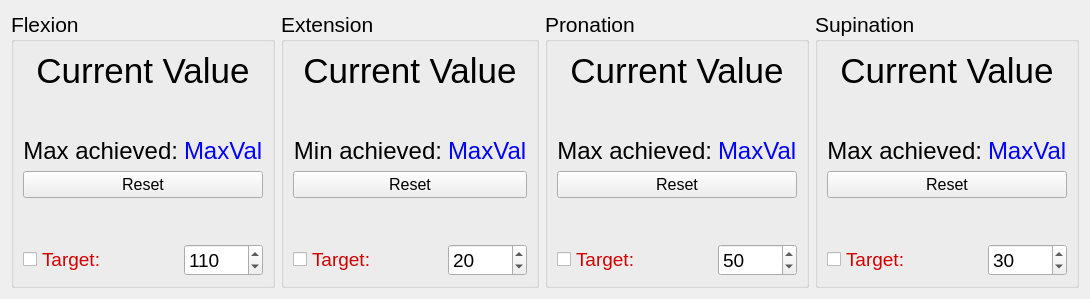
     <widget class="QWidget" name="tab1">
      <attribute name="title">
       <string>Elbow</string>
      </attribute>
      <layout class="QHBoxLayout" name="horizontalLayout">
       <item>
        <widget class="QGroupBox" name="el_flex_groupBox">
         <property name="font">
          <font>
           <pointsize>16</pointsize>
          </font>
         </property>
         <property name="title">
          <string>Flexion</string>
         </property>
         <layout class="QGridLayout" name="gridLayout_2">
          <item row="0" column="0" colspan="2">
           <widget class="QLabel" name="el_flex_value">
            <property name="font">
             <font>
              <pointsize>26</pointsize>
             </font>
            </property>
            <property name="text">
             <string>Current Value</string>
            </property>
            <property name="alignment">
             <set>Qt::AlignCenter</set>
            </property>
           </widget>
          </item>
          <item row="5" column="1">
           <widget class="QSpinBox" name="el_flex_target_spinBox">
            <property name="font">
             <font>
              <pointsize>14</pointsize>
             </font>
            </property>
            <property name="maximum">
             <number>180</number>
            </property>
            <property name="singleStep">
             <number>10</number>
            </property>
            <property name="value">
             <number>110</number>
            </property>
           </widget>
          </item>
          <item row="3" column="0" colspan="2">
           <widget class="QPushButton" name="el_flex_reset_pushButton">
            <property name="font">
             <font>
              <pointsize>12</pointsize>
             </font>
            </property>
            <property name="text">
             <string>Reset</string>
            </property>
           </widget>
          </item>
          <item row="1" column="0">
           <spacer name="verticalSpacer_2">
            <property name="orientation">
             <enum>Qt::Vertical</enum>
            </property>
            <property name="sizeHint" stdset="0">
             <size>
              <width>20</width>
              <height>40</height>
             </size>
            </property>
           </spacer>
          </item>
          <item row="2" column="1">
           <widget class="QLabel" name="el_flex_max_value">
            <property name="palette">
             <palette>
              <active>
               <colorrole role="WindowText">
                <brush brushstyle="SolidPattern">
                 <color alpha="255">
                  <red>0</red>
                  <green>0</green>
                  <blue>255</blue>
                 </color>
                </brush>
               </colorrole>
              </active>
              <inactive>
               <colorrole role="WindowText">
                <brush brushstyle="SolidPattern">
                 <color alpha="255">
                  <red>0</red>
                  <green>0</green>
                  <blue>255</blue>
                 </color>
                </brush>
               </colorrole>
              </inactive>
              <disabled>
               <colorrole role="WindowText">
                <brush brushstyle="SolidPattern">
                 <color alpha="255">
                  <red>120</red>
                  <green>120</green>
                  <blue>120</blue>
                 </color>
                </brush>
               </colorrole>
              </disabled>
             </palette>
            </property>
            <property name="font">
             <font>
              <pointsize>18</pointsize>
             </font>
            </property>
            <property name="text">
             <string>MaxVal</string>
            </property>
           </widget>
          </item>
          <item row="4" column="0">
           <spacer name="verticalSpacer">
            <property name="orientation">
             <enum>Qt::Vertical</enum>
            </property>
            <property name="sizeHint" stdset="0">
             <size>
              <width>20</width>
              <height>40</height>
             </size>
            </property>
           </spacer>
          </item>
          <item row="2" column="0">
           <widget class="QLabel" name="el_flex_max_label">
            <property name="font">
             <font>
              <pointsize>18</pointsize>
             </font>
            </property>
            <property name="text">
             <string>Max achieved:</string>
            </property>
            <property name="alignment">
             <set>Qt::AlignRight|Qt::AlignTrailing|Qt::AlignVCenter</set>
            </property>
           </widget>
          </item>
          <item row="5" column="0">
           <widget class="QCheckBox" name="el_flex_checkBox">
            <property name="palette">
             <palette>
              <active>
               <colorrole role="WindowText">
                <brush brushstyle="SolidPattern">
                 <color alpha="255">
                  <red>211</red>
                  <green>0</green>
                  <blue>0</blue>
                 </color>
                </brush>
               </colorrole>
              </active>
              <inactive>
               <colorrole role="WindowText">
                <brush brushstyle="SolidPattern">
                 <color alpha="255">
                  <red>211</red>
                  <green>0</green>
                  <blue>0</blue>
                 </color>
                </brush>
               </colorrole>
              </inactive>
              <disabled>
               <colorrole role="WindowText">
                <brush brushstyle="SolidPattern">
                 <color alpha="255">
                  <red>120</red>
                  <green>120</green>
                  <blue>120</blue>
                 </color>
                </brush>
               </colorrole>
              </disabled>
             </palette>
            </property>
            <property name="font">
             <font>
              <pointsize>14</pointsize>
             </font>
            </property>
            <property name="toolTip">
             <string>Include target line?</string>
            </property>
            <property name="layoutDirection">
             <enum>Qt::LeftToRight</enum>
            </property>
            <property name="text">
             <string>Target:</string>
            </property>
            <property name="checked">
             <bool>false</bool>
            </property>
           </widget>
          </item>
         </layout>
        </widget>
       </item>
       <item>
        <widget class="QGroupBox" name="el_ext_groupBox">
         <property name="font">
          <font>
           <pointsize>16</pointsize>
          </font>
         </property>
         <property name="title">
          <string>Extension</string>
         </property>
         <layout class="QGridLayout" name="gridLayout_3">
          <item row="4" column="0">
           <spacer name="verticalSpacer_3">
            <property name="orientation">
             <enum>Qt::Vertical</enum>
            </property>
            <property name="sizeHint" stdset="0">
             <size>
              <width>20</width>
              <height>40</height>
             </size>
            </property>
           </spacer>
          </item>
          <item row="1" column="0">
           <spacer name="verticalSpacer_4">
            <property name="orientation">
             <enum>Qt::Vertical</enum>
            </property>
            <property name="sizeHint" stdset="0">
             <size>
              <width>20</width>
              <height>40</height>
             </size>
            </property>
           </spacer>
          </item>
          <item row="5" column="1">
           <widget class="QSpinBox" name="el_ext_target_spinBox">
            <property name="font">
             <font>
              <pointsize>14</pointsize>
             </font>
            </property>
            <property name="maximum">
             <number>180</number>
            </property>
            <property name="singleStep">
             <number>10</number>
            </property>
            <property name="value">
             <number>20</number>
            </property>
           </widget>
          </item>
          <item row="2" column="0">
           <widget class="QLabel" name="el_ext_max_label">
            <property name="font">
             <font>
              <pointsize>18</pointsize>
             </font>
            </property>
            <property name="text">
             <string>Min achieved:</string>
            </property>
            <property name="alignment">
             <set>Qt::AlignRight|Qt::AlignTrailing|Qt::AlignVCenter</set>
            </property>
           </widget>
          </item>
          <item row="2" column="1">
           <widget class="QLabel" name="el_ext_max_value">
            <property name="palette">
             <palette>
              <active>
               <colorrole role="WindowText">
                <brush brushstyle="SolidPattern">
                 <color alpha="255">
                  <red>0</red>
                  <green>0</green>
                  <blue>255</blue>
                 </color>
                </brush>
               </colorrole>
              </active>
              <inactive>
               <colorrole role="WindowText">
                <brush brushstyle="SolidPattern">
                 <color alpha="255">
                  <red>0</red>
                  <green>0</green>
                  <blue>255</blue>
                 </color>
                </brush>
               </colorrole>
              </inactive>
              <disabled>
               <colorrole role="WindowText">
                <brush brushstyle="SolidPattern">
                 <color alpha="255">
                  <red>120</red>
                  <green>120</green>
                  <blue>120</blue>
                 </color>
                </brush>
               </colorrole>
              </disabled>
             </palette>
            </property>
            <property name="font">
             <font>
              <pointsize>18</pointsize>
             </font>
            </property>
            <property name="text">
             <string>MaxVal</string>
            </property>
           </widget>
          </item>
          <item row="0" column="0" colspan="2">
           <widget class="QLabel" name="el_ext_value">
            <property name="font">
             <font>
              <pointsize>26</pointsize>
             </font>
            </property>
            <property name="text">
             <string>Current Value</string>
            </property>
            <property name="alignment">
             <set>Qt::AlignCenter</set>
            </property>
           </widget>
          </item>
          <item row="3" column="0" colspan="2">
           <widget class="QPushButton" name="el_ext_reset_pushButton">
            <property name="font">
             <font>
              <pointsize>12</pointsize>
             </font>
            </property>
            <property name="text">
             <string>Reset</string>
            </property>
           </widget>
          </item>
          <item row="5" column="0">
           <widget class="QCheckBox" name="el_ext_checkBox">
            <property name="palette">
             <palette>
              <active>
               <colorrole role="WindowText">
                <brush brushstyle="SolidPattern">
                 <color alpha="255">
                  <red>211</red>
                  <green>0</green>
                  <blue>0</blue>
                 </color>
                </brush>
               </colorrole>
              </active>
              <inactive>
               <colorrole role="WindowText">
                <brush brushstyle="SolidPattern">
                 <color alpha="255">
                  <red>211</red>
                  <green>0</green>
                  <blue>0</blue>
                 </color>
                </brush>
               </colorrole>
              </inactive>
              <disabled>
               <colorrole role="WindowText">
                <brush brushstyle="SolidPattern">
                 <color alpha="255">
                  <red>120</red>
                  <green>120</green>
                  <blue>120</blue>
                 </color>
                </brush>
               </colorrole>
              </disabled>
             </palette>
            </property>
            <property name="font">
             <font>
              <pointsize>14</pointsize>
             </font>
            </property>
            <property name="toolTip">
             <string>Include target line?</string>
            </property>
            <property name="layoutDirection">
             <enum>Qt::LeftToRight</enum>
            </property>
            <property name="text">
             <string>Target:</string>
            </property>
            <property name="checked">
             <bool>false</bool>
            </property>
           </widget>
          </item>
         </layout>
        </widget>
       </item>
       <item>
        <widget class="QGroupBox" name="el_pro_groupBox">
         <property name="font">
          <font>
           <pointsize>16</pointsize>
          </font>
         </property>
         <property name="title">
          <string>Pronation</string>
         </property>
         <layout class="QGridLayout" name="gridLayout_5">
          <item row="2" column="0">
           <widget class="QLabel" name="el_pro_max_label">
            <property name="font">
             <font>
              <pointsize>18</pointsize>
             </font>
            </property>
            <property name="text">
             <string>Max achieved:</string>
            </property>
            <property name="alignment">
             <set>Qt::AlignRight|Qt::AlignTrailing|Qt::AlignVCenter</set>
            </property>
           </widget>
          </item>
          <item row="0" column="0" colspan="2">
           <widget class="QLabel" name="el_pro_value">
            <property name="font">
             <font>
              <pointsize>26</pointsize>
             </font>
            </property>
            <property name="text">
             <string>Current Value</string>
            </property>
            <property name="alignment">
             <set>Qt::AlignCenter</set>
            </property>
           </widget>
          </item>
          <item row="4" column="0">
           <spacer name="verticalSpacer_7">
            <property name="orientation">
             <enum>Qt::Vertical</enum>
            </property>
            <property name="sizeHint" stdset="0">
             <size>
              <width>20</width>
              <height>40</height>
             </size>
            </property>
           </spacer>
          </item>
          <item row="5" column="1">
           <widget class="QSpinBox" name="el_pro_target_spinBox">
            <property name="font">
             <font>
              <pointsize>14</pointsize>
             </font>
            </property>
            <property name="maximum">
             <number>180</number>
            </property>
            <property name="singleStep">
             <number>10</number>
            </property>
            <property name="value">
             <number>50</number>
            </property>
           </widget>
          </item>
          <item row="1" column="0">
           <spacer name="verticalSpacer_8">
            <property name="orientation">
             <enum>Qt::Vertical</enum>
            </property>
            <property name="sizeHint" stdset="0">
             <size>
              <width>20</width>
              <height>40</height>
             </size>
            </property>
           </spacer>
          </item>
          <item row="3" column="0" colspan="2">
           <widget class="QPushButton" name="el_pro_reset_pushButton">
            <property name="font">
             <font>
              <pointsize>12</pointsize>
             </font>
            </property>
            <property name="text">
             <string>Reset</string>
            </property>
           </widget>
          </item>
          <item row="2" column="1">
           <widget class="QLabel" name="el_pro_max_value">
            <property name="palette">
             <palette>
              <active>
               <colorrole role="WindowText">
                <brush brushstyle="SolidPattern">
                 <color alpha="255">
                  <red>0</red>
                  <green>0</green>
                  <blue>255</blue>
                 </color>
                </brush>
               </colorrole>
              </active>
              <inactive>
               <colorrole role="WindowText">
                <brush brushstyle="SolidPattern">
                 <color alpha="255">
                  <red>0</red>
                  <green>0</green>
                  <blue>255</blue>
                 </color>
                </brush>
               </colorrole>
              </inactive>
              <disabled>
               <colorrole role="WindowText">
                <brush brushstyle="SolidPattern">
                 <color alpha="255">
                  <red>120</red>
                  <green>120</green>
                  <blue>120</blue>
                 </color>
                </brush>
               </colorrole>
              </disabled>
             </palette>
            </property>
            <property name="font">
             <font>
              <pointsize>18</pointsize>
             </font>
            </property>
            <property name="text">
             <string>MaxVal</string>
            </property>
           </widget>
          </item>
          <item row="5" column="0">
           <widget class="QCheckBox" name="el_pro_checkBox">
            <property name="palette">
             <palette>
              <active>
               <colorrole role="WindowText">
                <brush brushstyle="SolidPattern">
                 <color alpha="255">
                  <red>211</red>
                  <green>0</green>
                  <blue>0</blue>
                 </color>
                </brush>
               </colorrole>
              </active>
              <inactive>
               <colorrole role="WindowText">
                <brush brushstyle="SolidPattern">
                 <color alpha="255">
                  <red>211</red>
                  <green>0</green>
                  <blue>0</blue>
                 </color>
                </brush>
               </colorrole>
              </inactive>
              <disabled>
               <colorrole role="WindowText">
                <brush brushstyle="SolidPattern">
                 <color alpha="255">
                  <red>120</red>
                  <green>120</green>
                  <blue>120</blue>
                 </color>
                </brush>
               </colorrole>
              </disabled>
             </palette>
            </property>
            <property name="font">
             <font>
              <pointsize>14</pointsize>
             </font>
            </property>
            <property name="toolTip">
             <string>Include target line?</string>
            </property>
            <property name="layoutDirection">
             <enum>Qt::LeftToRight</enum>
            </property>
            <property name="text">
             <string>Target:</string>
            </property>
            <property name="checked">
             <bool>false</bool>
            </property>
           </widget>
          </item>
         </layout>
        </widget>
       </item>
       <item>
        <widget class="QGroupBox" name="el_sup_groupBox">
         <property name="font">
          <font>
           <pointsize>16</pointsize>
          </font>
         </property>
         <property name="title">
          <string>Supination</string>
         </property>
         <layout class="QGridLayout" name="gridLayout_6">
          <item row="1" column="0">
           <spacer name="verticalSpacer_10">
            <property name="orientation">
             <enum>Qt::Vertical</enum>
            </property>
            <property name="sizeHint" stdset="0">
             <size>
              <width>20</width>
              <height>40</height>
             </size>
            </property>
           </spacer>
          </item>
          <item row="4" column="0">
           <spacer name="verticalSpacer_9">
            <property name="orientation">
             <enum>Qt::Vertical</enum>
            </property>
            <property name="sizeHint" stdset="0">
             <size>
              <width>20</width>
              <height>40</height>
             </size>
            </property>
           </spacer>
          </item>
          <item row="0" column="0" colspan="2">
           <widget class="QLabel" name="el_sup_value">
            <property name="font">
             <font>
              <pointsize>26</pointsize>
             </font>
            </property>
            <property name="text">
             <string>Current Value</string>
            </property>
            <property name="alignment">
             <set>Qt::AlignCenter</set>
            </property>
           </widget>
          </item>
          <item row="3" column="0" colspan="2">
           <widget class="QPushButton" name="el_sup_reset_pushButton">
            <property name="font">
             <font>
              <pointsize>12</pointsize>
             </font>
            </property>
            <property name="text">
             <string>Reset</string>
            </property>
           </widget>
          </item>
          <item row="2" column="0">
           <widget class="QLabel" name="el_sup_max_label">
            <property name="font">
             <font>
              <pointsize>18</pointsize>
             </font>
            </property>
            <property name="text">
             <string>Max achieved:</string>
            </property>
            <property name="alignment">
             <set>Qt::AlignRight|Qt::AlignTrailing|Qt::AlignVCenter</set>
            </property>
           </widget>
          </item>
          <item row="5" column="1">
           <widget class="QSpinBox" name="el_sup_target_spinBox">
            <property name="font">
             <font>
              <pointsize>14</pointsize>
             </font>
            </property>
            <property name="maximum">
             <number>180</number>
            </property>
            <property name="singleStep">
             <number>10</number>
            </property>
            <property name="value">
             <number>30</number>
            </property>
           </widget>
          </item>
          <item row="2" column="1">
           <widget class="QLabel" name="el_sup_max_value">
            <property name="palette">
             <palette>
              <active>
               <colorrole role="WindowText">
                <brush brushstyle="SolidPattern">
                 <color alpha="255">
                  <red>0</red>
                  <green>0</green>
                  <blue>255</blue>
                 </color>
                </brush>
               </colorrole>
              </active>
              <inactive>
               <colorrole role="WindowText">
                <brush brushstyle="SolidPattern">
                 <color alpha="255">
                  <red>0</red>
                  <green>0</green>
                  <blue>255</blue>
                 </color>
                </brush>
               </colorrole>
              </inactive>
              <disabled>
               <colorrole role="WindowText">
                <brush brushstyle="SolidPattern">
                 <color alpha="255">
                  <red>120</red>
                  <green>120</green>
                  <blue>120</blue>
                 </color>
                </brush>
               </colorrole>
              </disabled>
             </palette>
            </property>
            <property name="font">
             <font>
              <pointsize>18</pointsize>
             </font>
            </property>
            <property name="text">
             <string>MaxVal</string>
            </property>
           </widget>
          </item>
          <item row="5" column="0">
           <widget class="QCheckBox" name="el_sup_checkBox">
            <property name="palette">
             <palette>
              <active>
               <colorrole role="WindowText">
                <brush brushstyle="SolidPattern">
                 <color alpha="255">
                  <red>211</red>
                  <green>0</green>
                  <blue>0</blue>
                 </color>
                </brush>
               </colorrole>
              </active>
              <inactive>
               <colorrole role="WindowText">
                <brush brushstyle="SolidPattern">
                 <color alpha="255">
                  <red>211</red>
                  <green>0</green>
                  <blue>0</blue>
                 </color>
                </brush>
               </colorrole>
              </inactive>
              <disabled>
               <colorrole role="WindowText">
                <brush brushstyle="SolidPattern">
                 <color alpha="255">
                  <red>120</red>
                  <green>120</green>
                  <blue>120</blue>
                 </color>
                </brush>
               </colorrole>
              </disabled>
             </palette>
            </property>
            <property name="font">
             <font>
              <pointsize>14</pointsize>
             </font>
            </property>
            <property name="toolTip">
             <string>Include target line?</string>
            </property>
            <property name="layoutDirection">
             <enum>Qt::LeftToRight</enum>
            </property>
            <property name="text">
             <string>Target:</string>
            </property>
            <property name="checked">
             <bool>false</bool>
            </property>
           </widget>
          </item>
         </layout>
        </widget>
       </item>
      </layout>
     </widget>
